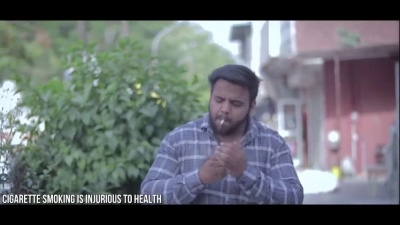
#> input picture disclaimers-new/frame.jpg, 400 x 225 px
$ jupyter execute Untitled.ipynb
#> lines starting #> are read from the running program, lines starting #| are printed output that depends on the picture; after the words box and inside, x2 and y2 are one past the last pixel; in counts of white or black regions, pixels touching at a corner belong together
[cell 1]
import cv2
import matplotlib.pyplot as plt
import numpy as np

[cell 2]
img1 = cv2.imread('frame.jpg')
#> img1 is the input picture: shape (225, 400, 3); mean B, G, R 109.5, 106.5, 102
wm = cv2.imread('capture4.png')
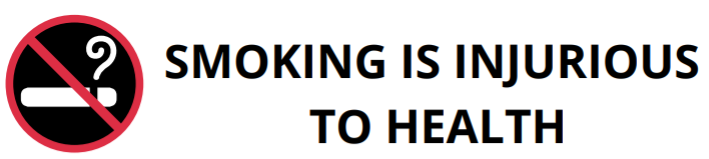
#> input picture disclaimers-new/Capture4.PNG, 709 x 159 px, found by its file name
#> wm is the input picture: shape (159, 709, 3); mean B, G, R 201.4, 200.5, 207.3
wm =cv2.resize(wm,(img1.shape[1]//3+100,img1.shape[0]//3))
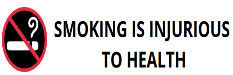
#> wm: shape (75, 233, 3); mean B, G, R 201.1, 200.2, 207

# img1 = cv2.cvtColor(img1, cv2.COLOR_BGR2RGB)
# wm = cv2.cvtColor(wm, cv2.COLOR_BGR2RGB)

[cell 3]
plt.imshow(img1)

[cell 4]
img1.shape, wm.shape
#> Out = ((225, 400, 3), (75, 233, 3))

[cell 5]
x_offset=img1.shape[1]-wm.shape[1]
#> x_offset = 167
y_offset=img1.shape[0]-wm.shape[0]
#> y_offset = 150
roi = img1[y_offset:img1.shape[0],x_offset:img1.shape[1]]
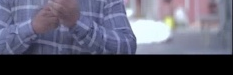
#> roi: shape (75, 233, 3); mean B, G, R 109.8, 92.2, 92.3

[cell 6]
x_offset, img1.shape[0]
#> Out = (167, 225)

[cell 7]
plt.imshow(roi)

[cell 8]
img2gray = cv2.cvtColor(wm,cv2.COLOR_BGR2GRAY)
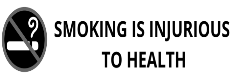
#> img2gray: shape (75, 233); min 0, max 255, mean 202.3
mask_inv = cv2.bitwise_not(img2gray)
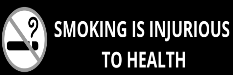
#> mask_inv: shape (75, 233); min 0, max 255, mean 52.7
white_background = np.full(wm.shape, 255, dtype=np.uint8)
bk = cv2.bitwise_or(white_background, white_background, mask=mask_inv)
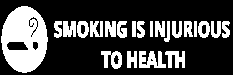
#> bk: shape (75, 233, 3); 28.7% white; 22 white regions, largest, box (x1, y1, x2, y2) and area: (1, 6, 48, 73) 2211, (139, 51, 166, 68) 307, (101, 51, 122, 69) 229
#> white_background: shape (75, 233, 3); every value is 255
fg = cv2.bitwise_or(wm, wm, mask=mask_inv)
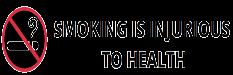
#> fg: shape (75, 233, 3); mean B, G, R 19.2, 18.4, 25.2
print(roi.shape, fg.shape)
#| (75, 233, 3) (75, 233, 3)
final_roi = cv2.bitwise_or(roi,fg)
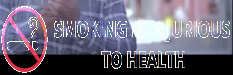
#> final_roi: shape (75, 233, 3); mean B, G, R 120.6, 103.4, 108.8
# plt.imshow(final_roi)

large_img = img1
small_img = final_roi
large_img[y_offset:y_offset+small_img.shape[0], x_offset:x_offset+small_img.shape[1]] = small_img
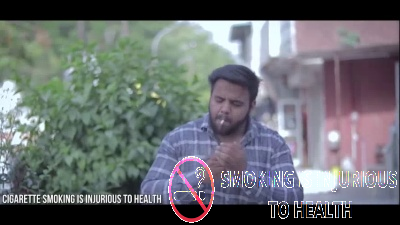
#> large_img: shape (225, 400, 3); 3.4% of pixels changed, all inside (x1, y1, x2, y2) = (168, 156, 397, 223)

plt.imshow(large_img)
